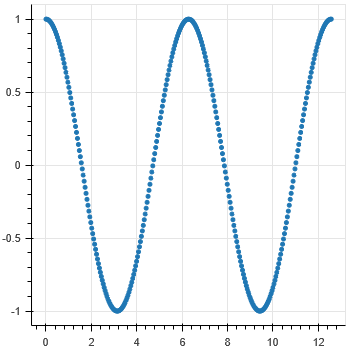

Python code for this plot:
import numpy as np
from bokeh.plotting import *
from bokeh.models import ColumnarDataSource

N = 300
x = np.linspace(0, 4 * np.pi, N)
y0 = np.sin(x)
y1 = np.cos(x)

output_file("linked_brushing.html", mode="inline")

source = ColumnDataSource(data=dict(x=x, y0=y0, y1=y1))

TOOLS = "pan, wheel_zoom, box_zoom, reset, save, box_select, lasso_select"

left = figure(tools=TOOLS, width=350, height=350, title=None)
left.circle('x', 'y0', source=source)

right = figure(tools=TOOLS, width=350, height=350, title=None)
right.circle('x', 'y1', source=source)

p = gridplot([[left, right]])

show(p)
